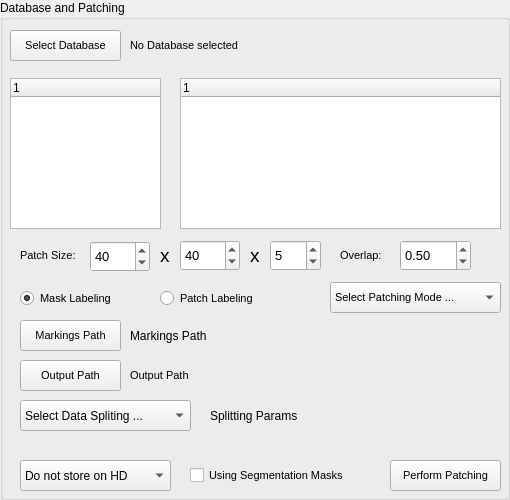
         <widget class="QGroupBox" name="groupBox">
          <property name="title">
           <string>Database and Patching</string>
          </property>
          <widget class="QSpinBox" name="SpinBox_PatchX">
           <property name="geometry">
            <rect>
             <x>90</x>
             <y>241</y>
             <width>60</width>
             <height>31</height>
            </rect>
           </property>
           <property name="font">
            <font>
             <pointsize>10</pointsize>
            </font>
           </property>
           <property name="maximum">
            <number>500</number>
           </property>
           <property name="value">
            <number>40</number>
           </property>
          </widget>
          <widget class="QLabel" name="label_7">
           <property name="geometry">
            <rect>
             <x>160</x>
             <y>240</y>
             <width>16</width>
             <height>31</height>
            </rect>
           </property>
           <property name="font">
            <font>
             <pointsize>14</pointsize>
            </font>
           </property>
           <property name="text">
            <string>x</string>
           </property>
          </widget>
          <widget class="QLabel" name="label_9">
           <property name="geometry">
            <rect>
             <x>20</x>
             <y>240</y>
             <width>71</width>
             <height>31</height>
            </rect>
           </property>
           <property name="font">
            <font>
             <pointsize>8</pointsize>
            </font>
           </property>
           <property name="text">
            <string>Patch Size:</string>
           </property>
          </widget>
          <widget class="QSpinBox" name="SpinBox_PatchY">
           <property name="geometry">
            <rect>
             <x>180</x>
             <y>240</y>
             <width>60</width>
             <height>31</height>
            </rect>
           </property>
           <property name="font">
            <font>
             <pointsize>10</pointsize>
            </font>
           </property>
           <property name="maximum">
            <number>500</number>
           </property>
           <property name="value">
            <number>40</number>
           </property>
          </widget>
          <widget class="QLabel" name="label_10">
           <property name="geometry">
            <rect>
             <x>340</x>
             <y>240</y>
             <width>61</width>
             <height>31</height>
            </rect>
           </property>
           <property name="font">
            <font>
             <pointsize>8</pointsize>
            </font>
           </property>
           <property name="text">
            <string>Overlap:</string>
           </property>
          </widget>
          <widget class="QDoubleSpinBox" name="SpinBox_PatchOverlapp">
           <property name="geometry">
            <rect>
             <x>400</x>
             <y>240</y>
             <width>71</width>
             <height>31</height>
            </rect>
           </property>
           <property name="font">
            <font>
             <pointsize>10</pointsize>
            </font>
           </property>
           <property name="maximum">
            <double>1.000000000000000</double>
           </property>
           <property name="singleStep">
            <double>0.050000000000000</double>
           </property>
           <property name="value">
            <double>0.500000000000000</double>
           </property>
          </widget>
          <widget class="QPushButton" name="Button_Patching">
           <property name="geometry">
            <rect>
             <x>390</x>
             <y>460</y>
             <width>111</width>
             <height>31</height>
            </rect>
           </property>
           <property name="font">
            <font>
             <pointsize>8</pointsize>
            </font>
           </property>
           <property name="text">
            <string>Perform Patching</string>
           </property>
          </widget>
          <widget class="QTreeWidget" name="TreeWidget_Patients">
           <property name="geometry">
            <rect>
             <x>10</x>
             <y>78</y>
             <width>151</width>
             <height>151</height>
            </rect>
           </property>
           <column>
            <property name="text">
             <string notr="true">1</string>
            </property>
           </column>
          </widget>
          <widget class="QTreeWidget" name="TreeWidget_Datasets">
           <property name="geometry">
            <rect>
             <x>180</x>
             <y>78</y>
             <width>321</width>
             <height>151</height>
            </rect>
           </property>
           <column>
            <property name="text">
             <string notr="true">1</string>
            </property>
           </column>
          </widget>
          <widget class="QPushButton" name="Button_DB">
           <property name="geometry">
            <rect>
             <x>10</x>
             <y>30</y>
             <width>111</width>
             <height>31</height>
            </rect>
           </property>
           <property name="font">
            <font>
             <pointsize>8</pointsize>
            </font>
           </property>
           <property name="text">
            <string>Select Database</string>
           </property>
          </widget>
          <widget class="QLabel" name="Label_DB">
           <property name="geometry">
            <rect>
             <x>130</x>
             <y>35</y>
             <width>361</width>
             <height>21</height>
            </rect>
           </property>
           <property name="font">
            <font>
             <pointsize>8</pointsize>
            </font>
           </property>
           <property name="text">
            <string>No Database selected</string>
           </property>
          </widget>
          <widget class="QPushButton" name="Button_OutputPathPatching">
           <property name="geometry">
            <rect>
             <x>20</x>
             <y>360</y>
             <width>101</width>
             <height>31</height>
            </rect>
           </property>
           <property name="font">
            <font>
             <pointsize>8</pointsize>
            </font>
           </property>
           <property name="text">
            <string>Output Path</string>
           </property>
          </widget>
          <widget class="QLabel" name="Label_OutputPathPatching">
           <property name="geometry">
            <rect>
             <x>130</x>
             <y>360</y>
             <width>361</width>
             <height>31</height>
            </rect>
           </property>
           <property name="font">
            <font>
             <pointsize>8</pointsize>
            </font>
           </property>
           <property name="text">
            <string>Output Path</string>
           </property>
          </widget>
          <widget class="QPushButton" name="Button_MarkingsPath">
           <property name="geometry">
            <rect>
             <x>20</x>
             <y>320</y>
             <width>101</width>
             <height>31</height>
            </rect>
           </property>
           <property name="font">
            <font>
             <pointsize>8</pointsize>
            </font>
           </property>
           <property name="text">
            <string>Markings Path</string>
           </property>
          </widget>
          <widget class="QLabel" name="Label_MarkingsPath">
           <property name="geometry">
            <rect>
             <x>130</x>
             <y>320</y>
             <width>361</width>
             <height>31</height>
            </rect>
           </property>
           <property name="text">
            <string>Markings Path</string>
           </property>
          </widget>
          <widget class="QRadioButton" name="RadioButton_MaskLabeling">
           <property name="enabled">
            <bool>true</bool>
           </property>
           <property name="geometry">
            <rect>
             <x>20</x>
             <y>290</y>
             <width>121</width>
             <height>17</height>
            </rect>
           </property>
           <property name="font">
            <font>
             <pointsize>8</pointsize>
            </font>
           </property>
           <property name="text">
            <string>Mask Labeling</string>
           </property>
           <property name="checked">
            <bool>true</bool>
           </property>
          </widget>
          <widget class="QRadioButton" name="RadioButton_PatchLabeling">
           <property name="geometry">
            <rect>
             <x>160</x>
             <y>290</y>
             <width>121</width>
             <height>17</height>
            </rect>
           </property>
           <property name="font">
            <font>
             <pointsize>8</pointsize>
            </font>
           </property>
           <property name="text">
            <string>Patch Labeling</string>
           </property>
          </widget>
          <widget class="QComboBox" name="ComboBox_Patching">
           <property name="geometry">
            <rect>
             <x>330</x>
             <y>282</y>
             <width>171</width>
             <height>31</height>
            </rect>
           </property>
           <property name="font">
            <font>
             <pointsize>8</pointsize>
            </font>
           </property>
           <item>
            <property name="text">
             <string>Select Patching Mode ...</string>
            </property>
           </item>
           <item>
            <property name="text">
             <string>2D</string>
            </property>
           </item>
           <item>
            <property name="text">
             <string>3D</string>
            </property>
           </item>
          </widget>
          <widget class="QSpinBox" name="SpinBox_PatchZ">
           <property name="geometry">
            <rect>
             <x>270</x>
             <y>240</y>
             <width>51</width>
             <height>31</height>
            </rect>
           </property>
           <property name="font">
            <font>
             <pointsize>10</pointsize>
            </font>
           </property>
           <property name="value">
            <number>5</number>
           </property>
          </widget>
          <widget class="QLabel" name="label_11">
           <property name="geometry">
            <rect>
             <x>250</x>
             <y>240</y>
             <width>16</width>
             <height>31</height>
            </rect>
           </property>
           <property name="font">
            <font>
             <pointsize>14</pointsize>
            </font>
           </property>
           <property name="text">
            <string>x</string>
           </property>
          </widget>
          <widget class="QComboBox" name="ComboBox_StoreOptions">
           <property name="geometry">
            <rect>
             <x>20</x>
             <y>460</y>
             <width>151</width>
             <height>31</height>
            </rect>
           </property>
           <item>
            <property name="text">
             <string>Do not store on HD</string>
            </property>
           </item>
           <item>
            <property name="text">
             <string>H5PY</string>
            </property>
           </item>
           <item>
            <property name="text">
             <string>Patch based</string>
            </property>
           </item>
          </widget>
          <widget class="QComboBox" name="ComboBox_splittingMode">
           <property name="geometry">
            <rect>
             <x>20</x>
             <y>400</y>
             <width>171</width>
             <height>31</height>
            </rect>
           </property>
           <item>
            <property name="text">
             <string>Select Data Spliting ...</string>
            </property>
           </item>
           <item>
            <property name="text">
             <string>Simple Random Samples</string>
            </property>
           </item>
           <item>
            <property name="text">
             <string>Crossvalidation</string>
            </property>
           </item>
           <item>
            <property name="text">
             <string>Patient Crossvalidation</string>
            </property>
           </item>
          </widget>
          <widget class="QLabel" name="Label_SplittingParams">
           <property name="geometry">
            <rect>
             <x>210</x>
             <y>405</y>
             <width>271</width>
             <height>21</height>
            </rect>
           </property>
           <property name="text">
            <string>Splitting Params</string>
           </property>
          </widget>
          <widget class="QCheckBox" name="CheckBox_SegmentationMask">
           <property name="geometry">
            <rect>
             <x>190</x>
             <y>460</y>
             <width>181</width>
             <height>31</height>
            </rect>
           </property>
           <property name="font">
            <font>
             <pointsize>8</pointsize>
            </font>
           </property>
           <property name="text">
            <string>Using Segmentation Masks</string>
           </property>
          </widget>
         </widget>
